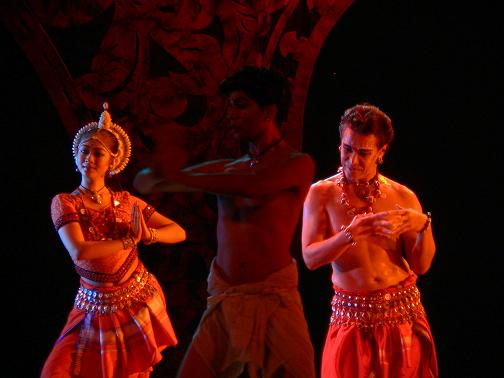
#> input picture dancers.jpg, 504 x 378 px
$ python Dynamic.py
#> lines starting #> are read from the running program, lines starting #| are printed output that depends on the picture
import cv2
import numpy as np
import matplotlib.pyplot as plt

# Function to read an image
def read_image(image_name):
#> called with image_name = 'dancers.jpg'
    image = cv2.imread(image_name)
#> image is the input picture: shape (378, 504, 3); mean B, G, R 8.7, 12.3, 59.7
    if image is None:
        print("Error: Image not found.")
        return None
    return cv2.cvtColor(image, cv2.COLOR_BGR2RGB)

# Function to convert to grayscale and calculate energy map
def calculate_energy(image):
    gImage = 0.2989 * image[:, :, 2] + 0.5870 * image[:, :, 1] + 0.1140 * image[:, :, 0]
    energy = np.zeros_like(gImage, dtype=np.float32)

    rows, cols = gImage.shape
#> rows = 378; cols = 504
    for i in range(1, rows - 1):
        for j in range(1, cols - 1):
            a = gImage[i - 1, j - 1]
            b = gImage[i - 1, j]
            c = gImage[i - 1, j + 1]
            d = gImage[i, j - 1]
            e = gImage[i, j]
            f = gImage[i, j + 1]
            g = gImage[i + 1, j - 1]
            h = gImage[i + 1, j]
            i_pixel = gImage[i + 1, j + 1]

            xenergy = a + 2 * d + g - c - 2 * f - i_pixel
            yenergy = a + 2 * b + c - g - 2 * h - i_pixel

            energy[i, j] = np.sqrt(xenergy**2 + yenergy**2)
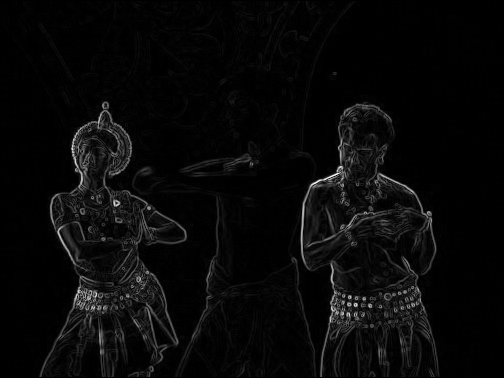
#> energy: shape (378, 504) float32; min 0, max 883.2, mean 31.1; drawn with min black and max white

    energy = np.uint8(cv2.normalize(energy, None, 0, 255, cv2.NORM_MINMAX))

    # Set edges to 0
    energy[0, :] = 0
    energy[-1, :] = 0
    energy[:, 0] = 0
    energy[:, -1] = 0

    return energy.astype(np.float32)
#> returned value: shape (378, 504) float32

# Function to find multiple seams with the lowest energy (brute force)
import numpy as np

def find_seams(energy, num_seams, originalImage):
#> called with num_seams = 50
    rows, cols = energy.shape
#> rows = 378; cols = 504
    seams = []

    for _ in range(num_seams):
        M = energy.copy()
        backtrack = np.zeros_like(M, dtype=int)

        # Compute cumulative energy map using dynamic programming
        for row in range(1, rows):
            for col in range(cols):
                left = M[row - 1, col - 1] if col > 0 else float('inf')
                up = M[row - 1, col]
                right = M[row - 1, col + 1] if col < cols - 1 else float('inf')

                min_energy = min(left, up, right)
                backtrack[row, col] = [left, up, right].index(min_energy) - 1 + col
                M[row, col] += min_energy

        # Find the lowest-energy seam
        seam = []
        min_col = np.argmin(M[-1])
        seam.append(min_col)

        # Trace back from the bottom row to reconstruct the seam
        for row in range(rows - 1, 0, -1):
            min_col = backtrack[row, min_col]
            seam.append(min_col)

        seam.reverse()
        seams.append(seam)

        # Remove the found seam from the energy matrix
        energy[np.arange(rows), seam] = np.max(energy) + 10000
#> this loop made 50 passes
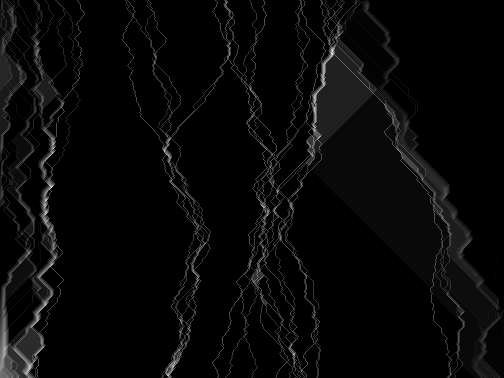
#> M: shape (378, 504) float32; min 0, max 1581362, mean 50777.7; drawn with min black and max white
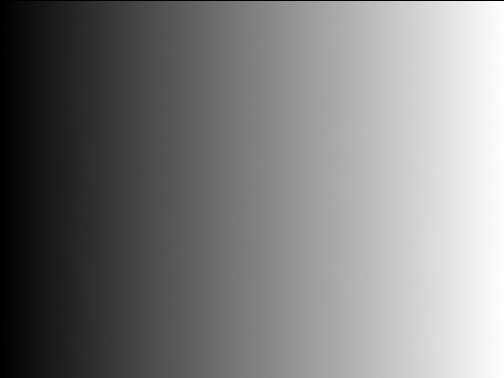
#> backtrack: shape (378, 504) int64; min 0, max 503, mean 250.5; drawn with min black and max white
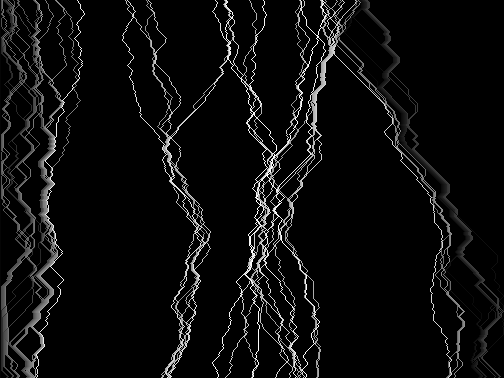
#> energy: shape (378, 504) float32; min 0, max 500255, mean 25331.5; drawn with min black and max white
#> after the loop, seams = 50 items
#> the loop in apear_seams, `for seam in seams:` made 50 passes
#> after the loop in apear_seams, `for seam in seams:`:
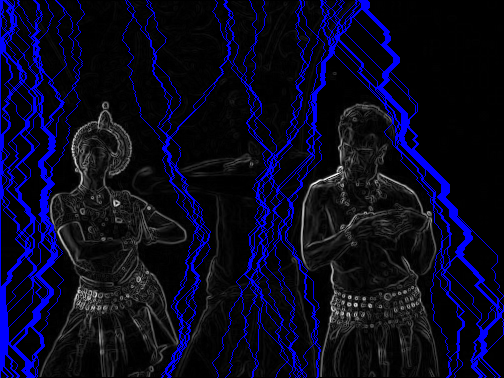
#> seam_visualized: shape (378, 504, 3); mean B, G, R 33.8, 8.5, 8.5

    return seams


# Function to remove multiple seams from the image
def remove_seams(image, seams):

    rows, cols, _ = image.shape
#> rows = 378; cols = 504
    new_cols = cols - len(seams)
#> new_cols = 454
    reduced_img = np.zeros((rows, new_cols, 3), dtype=np.uint8)

    for row in range(rows):
        keep_pixels = np.ones(cols, dtype=bool)
        for seam in seams:
            if seam[row] < cols:  # Ensure seam index is within bounds
                keep_pixels[seam[row]] = False

        # Adjust if the number of pixels is mismatched
        if np.sum(keep_pixels) > new_cols:
            keep_pixels[np.where(keep_pixels)[0][-1]] = False  # Remove extra pixel if needed
        elif np.sum(keep_pixels) < new_cols:
            keep_pixels[np.where(~keep_pixels)[0][0]] = True  # Add a pixel back if needed

        reduced_img[row, :, :] = image[row, keep_pixels, :]
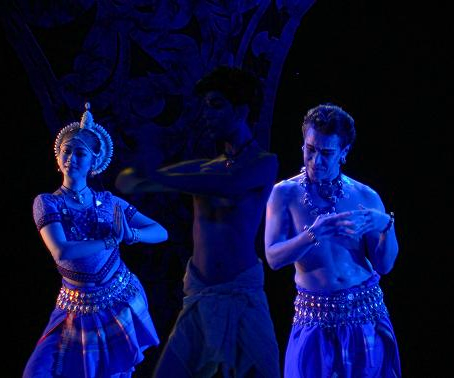
#> reduced_img: shape (378, 454, 3); mean of channels 0, 1, 2 64, 13.4, 9.5; drawn as B, G, R

    return reduced_img

# Function to visualize multiple seams in red on the energy map
def apear_seams(energy, seams):
    seam_visualized = cv2.cvtColor(energy.astype(np.uint8), cv2.COLOR_GRAY2BGR)
    for seam in seams:
        for row in range(len(seam)):
            seam_visualized[row, seam[row]] = [255, 0, 0]
    return seam_visualized


# Main Section
image_name = 'dancers.jpg'
image = read_image(image_name)

if image is not None:
    num_seams_to_remove = 50

    # Step 1: Compute initial energy map
    energy = calculate_energy(image)

    # Step 2: Find and visualize multiple seams
    seams = find_seams(energy.copy(), num_seams_to_remove,image)
    energy_with_seams = apear_seams(energy.copy(), seams)

    # Step 3: Remove seams
    image_seam_carved = remove_seams(image.copy(), seams)

    # Step 4: Restore original colors to resized image


    # Compute energy map after seam removal
    energy_after_remove = calculate_energy(image_seam_carved)
#> after the loop in calculate_energy (call 2), `for i in range(1, rows - 1):`:
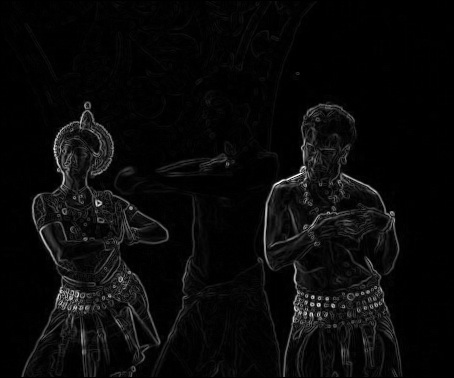
#> energy: shape (378, 454) float32; min 0, max 883.2, mean 34.2; drawn with min black and max white

    # Display the steps
    fig, axes = plt.subplots(3, 2, figsize=(10, 12))

    # Step 1: Original Image
    axes[0, 0].imshow(image)
    axes[0, 0].set_title("1) Start with an image")
    axes[0, 0].axis('off')

    # Step 2: Energy Map
    axes[0, 1].imshow(energy, cmap='gray')
    axes[0, 1].set_title("2) Compute the energy value for each pixel")
    axes[0, 1].axis('off')

    # Step 3: Visualization of multiple red seams on grayscale
    axes[1, 0].imshow(energy_with_seams)
    axes[1, 0].set_title("3) show seams")
    axes[1, 0].axis('off')

    # Step 4: Energy Map After Seam Removal
    axes[1, 1].imshow(energy_after_remove, cmap='gray')
    axes[1, 1].set_title("4) Remove seams")
    axes[1, 1].axis('off')

    # Step 5: Final Seam-Carved Image with Restored Colors
    axes[2, 0].imshow(image_seam_carved)
    axes[2, 0].set_title("5) Final Image")
    axes[2, 0].axis('off')

    # Hide extra empty subplot
    axes[2, 1].axis('off')

    plt.tight_layout()
    plt.show()
#> figure, not shown here; B, G, R data is drawn as R, G, B
